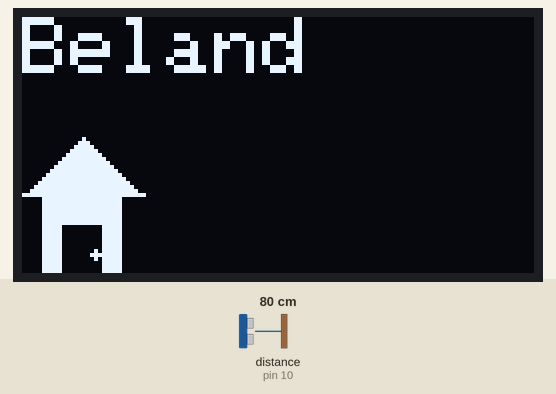
Bench run of a sketch on a simulated Arduino Uno, built with avr-gcc and run on an emulated ATmega328P. Shown: 128×64 one-colour display. The test bench sets the inputs (shaded band); at power-on: distance to the obstacle (sensor on pin 10) 80 cm. The echo pulse lasts 58.3 µs per cm; the display library's start-up logo is not drawn; what the sketch prints to the serial monitor is not drawn.

Above: at 3.3 s.
3.4 s: distance to the obstacle (sensor on pin 10) set to 2 cm
At 4.1 s:
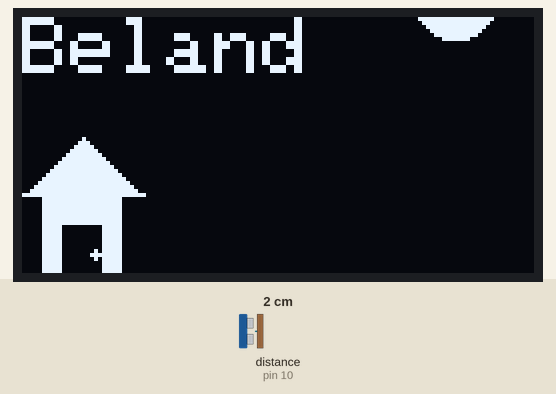
4.9 s: distance to the obstacle (sensor on pin 10) set to 18 cm
At 5.2 s:
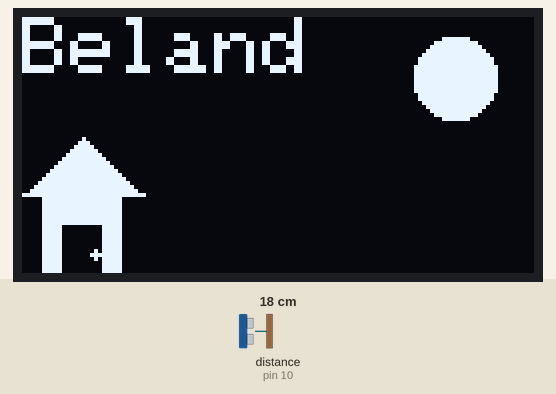
6.4 s: distance to the obstacle (sensor on pin 10) set to 35 cm
At 7.6 s:
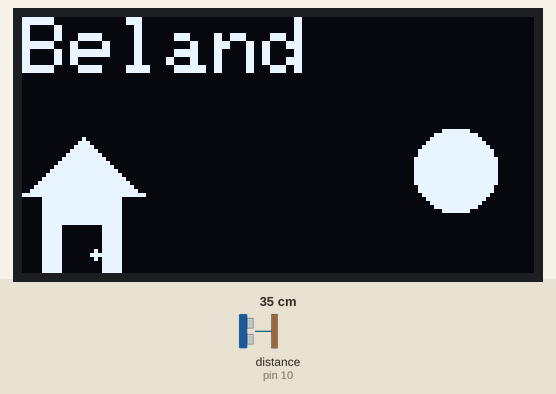
Timing chart, 0 to 9.4 s (numbered marks = the images above; inputs shaded):
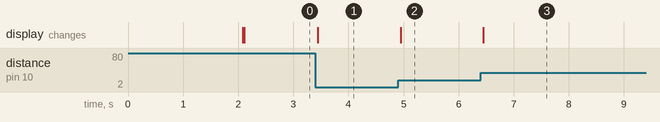

Measured:
- after the input at 3.4 s, the display: changes after 0.05 s (image 1)
- after the input at 4.9 s, the display: changes after 0.05 s (image 2)
- after the input at 6.4 s, the display: changes after 0.05 s (image 3)

The sketch:

Labo01.ino
```cpp
#include "Sonar.hpp"
#include "SSD1306.hpp"

#define TRIGGER_PIN 9
#define ECHO_PIN 10

#define SCREEN_WIDTH 128
#define SCREEN_HEIGHT 64
#define SCREEN_ADDRESS 0x3C
#define OLED_RESET -1


Sonar mySonar(TRIGGER_PIN, ECHO_PIN);
ScreenSSD myScreen(SCREEN_WIDTH, SCREEN_HEIGHT, SCREEN_ADDRESS, OLED_RESET);

unsigned long currentTime;

void setup() {
  Serial.begin(115200);
  myScreen.setup();

}

void loop() {
  mySonar.update();
  myScreen.update(mySonar.getDist());


}
```

SSD1306.cpp
```cpp
#include <Arduino.h>
#include "SSD1306.hpp"

ScreenSSD::ScreenSSD(int sw, int sh, int SCREEN_ADDRESS, int reset)
  : _screen(sw, sh, &Wire, reset) {
  _address = SCREEN_ADDRESS;
}
void ScreenSSD::setup() {

  if (!_screen.begin(SSD1306_SWITCHCAPVCC, _address)) {
    Serial.println(F("SSD1306 allocation failed"));
    for (;;)
      ;  // Don't proceed, loop forever
  }
  _screen.display();
  delay(2000);
  _screen.clearDisplay();
  _drawHouse();
  _writeName();

}
void ScreenSSD::_drawHouse() {

  _screen.fillRect(5, 44, 20, 20, SSD1306_WHITE);
  _screen.fillTriangle(0, 44, 30, 44, 15, 30, SSD1306_WHITE);
  _screen.fillRect(10, 52, 10, 15, SSD1306_INVERSE);
  _screen.fillCircle(18, 59, 1, SSD1306_INVERSE);

  _screen.display();
}
void ScreenSSD::_writeName() {
  _screen.setTextSize(2);
  _screen.setTextColor(SSD1306_WHITE, SSD1306_BLACK);
  _screen.setCursor(0,0);
  _screen.println(F("Beland"));
  _screen.display();
}
void ScreenSSD::_sunUpdate(int height) {

  _screen.fillRect(70, 0, 64, 128, SSD1306_BLACK);
  _screen.fillCircle(108, height, 10, SSD1306_WHITE);
  _screen.display();
}
void ScreenSSD::update(int dist) {
  _currentTime = millis();


  if (_currentTime - _lastUpdate < _rate) { return; }
  _lastUpdate = _currentTime;


  _sunUpdate(_getHeight(dist));
}
int ScreenSSD::_getHeight(int dist) {
  const int minDist = 10;
  const int maxDist = 50;
  static int lastDist = 0;

  return map(dist, minDist, maxDist, minHeight, maxHeight);
}
```

SSD1306.hpp
```cpp
#include <Adafruit_SSD1306.h>
#include <Adafruit_GFX.h>
#include <Wire.h>


class ScreenSSD {
  private:
    int _address;
    Adafruit_SSD1306 _screen;
    unsigned long _currentTime;
    unsigned long _lastUpdate = 0;
    int _rate = 100;
    int minHeight = 5;
    int maxHeight = 59;

    int _getHeight(int dist);
    void _sunUpdate(int dist);
    void _drawHouse();
    void _writeName();


  public:
    ScreenSSD(int sw, int sh, int address, int reset);
    void setup();
    void update(int dist);

};
```

Sonar.cpp
```cpp
#include <Arduino.h>
#include "Sonar.hpp"

Sonar::Sonar(int TRIGGER_PIN, int ECHO_PIN)
  : _hc(TRIGGER_PIN, ECHO_PIN) {
  setup();
}
void Sonar::setup() {


  setMinDist(10);
  setMaxDist(50);
  Serial.println("Setup completed for [Sonar]");
}
void Sonar::setMinDist(int dist) {
  _minDist = dist;
}
void Sonar::setMaxDist(int dist) {
  _maxDist = dist;
}
int Sonar::getDist() {
  static int lastDist = 0;

  if (_currentTime - _lastUpdate < _rate) { return lastDist; }


  _dist = _hc.dist();
  _lastUpdate = _currentTime;

  if (_dist > 0) {
    lastDist = _dist;
  } else {
    _dist = lastDist;
  }
  return constrain(_dist, _minDist, _maxDist);
}
void Sonar::_printDist() const {
  if (_currentTime - _lastUpdate < _rate) { return; }
  Serial.print("Distance: ");
  Serial.println(getDist());
}
void Sonar::update() {
  _currentTime = millis();
  _printDist();

}
```

Sonar.hpp
```cpp
#include <HCSR04.h>

#pragma once

class Sonar {
  private:
    void _printDist() const;
    unsigned long _currentTime;
    unsigned long _lastUpdate = 0;
    int _rate = 100;
    int _dist;
    int _minDist;
    int _maxDist;
    HCSR04 _hc;

  public:
    Sonar(int TRIGGER_PIN, int ECHO_PIN);
    void setMinDist(int dist);
    void setMaxDist(int dist);
    int getDist();
    void update();
    void setup();
};
```
